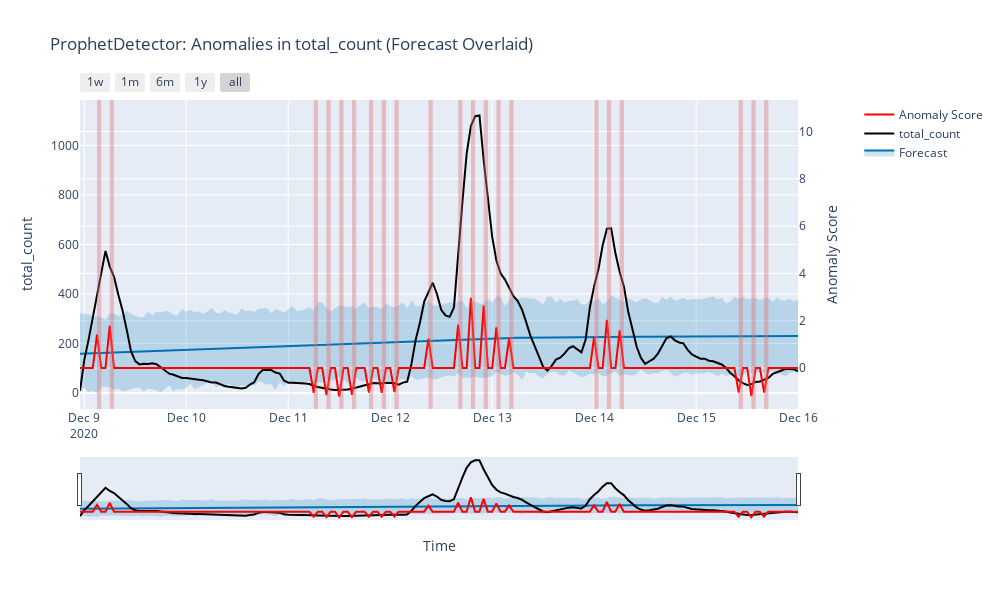

Here is the notebook cell this chart was saved with:
### Code cell
from merlion.transform.moving_average import MovingAverage
from merlion.post_process.threshold import AggregateAlarms

prophet_config = ProphetDetectorConfig(
    threshold=AggregateAlarms(alm_threshold=1),
    transform=MovingAverage(n_steps=6),
    yearly_seasonality=False,
    weekly_seasonality=False,
    daily_seasonality=False,
    add_seasonality=False,
    uncertainty_samples=1000
)

anomaly_scores = detect_anomalies(
    df_timeseries, 
    "total_count",
    model=ProphetDetector(prophet_config)
)

### Figure 1 — Plotly figure (JSON) as saved in the notebook; plotly's stock layout.template omitted (floating-point values rounded to 4 significant figures; data arrays with more than 128 entries replaced by an {"elided": "..."} marker saying what was removed)
{"data": [{"hoverinfo": "skip", "line": {"width": 0}, "mode": "lines", "showlegend": false, "type": "scatter", "x": {"elided": "170 str values"}, "y": {"elided": "170 float values"}}, {"fill": "tonexty", "fillcolor": "rgba(0, 114, 178, 0.2)", "line": {"color": "#0072B2", "width": 2}, "mode": "lines", "name": "Forecast", "type": "scatter", "x": {"elided": "170 str values"}, "y": {"elided": "170 float values"}}, {"fill": "tonexty", "fillcolor": "rgba(0, 114, 178, 0.2)", "hoverinfo": "skip", "line": {"width": 0}, "mode": "lines", "showlegend": false, "type": "scatter", "x": {"elided": "170 str values"}, "y": {"elided": "170 float values"}}, {"line": {"color": "black", "width": 2}, "mode": "lines", "name": "total_count", "type": "scatter", "x": {"elided": "170 str values"}, "y": {"elided": "170 float values"}}, {"line": {"color": "red", "width": 2}, "mode": "lines", "name": "Anomaly Score", "type": "scatter", "x": {"elided": "170 str values"}, "xaxis": "x", "y": {"elided": "170 float values"}, "yaxis": "y2"}], "layout": {"height": 600, "shapes": [{"fillcolor": "#e07070", "line": {"width": 0}, "opacity": 0.4, "type": "rect", "x0": "2020-12-09T03:00:00", "x1": "2020-12-09T04:00:00", "xref": "x", "y0": 0, "y1": 1, "yref": "y domain"}, {"fillcolor": "#e07070", "line": {"width": 0}, "opacity": 0.4, "type": "rect", "x0": "2020-12-09T06:00:00", "x1": "2020-12-09T07:00:00", "xref": "x", "y0": 0, "y1": 1, "yref": "y domain"}, {"fillcolor": "#e07070", "line": {"width": 0}, "opacity": 0.4, "type": "rect", "x0": "2020-12-11T06:00:00", "x1": "2020-12-11T07:00:00", "xref": "x", "y0": 0, "y1": 1, "yref": "y domain"}, {"fillcolor": "#e07070", "line": {"width": 0}, "opacity": 0.4, "type": "rect", "x0": "2020-12-11T09:00:00", "x1": "2020-12-11T10:00:00", "xref": "x", "y0": 0, "y1": 1, "yref": "y domain"}, {"fillcolor": "#e07070", "line": {"width": 0}, "opacity": 0.4, "type": "rect", "x0": "2020-12-11T12:00:00", "x1": "2020-12-11T13:00:00", "xref": "x", "y0": 0, "y1": 1, "yref": "y domain"}, {"fillcolor": "#e07070", "line": {"width": 0}, "opacity": 0.4, "type": "rect", "x0": "2020-12-11T15:00:00", "x1": "2020-12-11T16:00:00", "xref": "x", "y0": 0, "y1": 1, "yref": "y domain"}, {"fillcolor": "#e07070", "line": {"width": 0}, "opacity": 0.4, "type": "rect", "x0": "2020-12-11T19:00:00", "x1": "2020-12-11T20:00:00", "xref": "x", "y0": 0, "y1": 1, "yref": "y domain"}, {"fillcolor": "#e07070", "line": {"width": 0}, "opacity": 0.4, "type": "rect", "x0": "2020-12-11T22:00:00", "x1": "2020-12-11T23:00:00", "xref": "x", "y0": 0, "y1": 1, "yref": "y domain"}, {"fillcolor": "#e07070", "line": {"width": 0}, "opacity": 0.4, "type": "rect", "x0": "2020-12-12T01:00:00", "x1": "2020-12-12T02:00:00", "xref": "x", "y0": 0, "y1": 1, "yref": "y domain"}, {"fillcolor": "#e07070", "line": {"width": 0}, "opacity": 0.4, "type": "rect", "x0": "2020-12-12T09:00:00", "x1": "2020-12-12T10:00:00", "xref": "x", "y0": 0, "y1": 1, "yref": "y domain"}, {"fillcolor": "#e07070", "line": {"width": 0}, "opacity": 0.4, "type": "rect", "x0": "2020-12-12T16:00:00", "x1": "2020-12-12T17:00:00", "xref": "x", "y0": 0, "y1": 1, "yref": "y domain"}, {"fillcolor": "#e07070", "line": {"width": 0}, "opacity": 0.4, "type": "rect", "x0": "2020-12-12T19:00:00", "x1": "2020-12-12T20:00:00", "xref": "x", "y0": 0, "y1": 1, "yref": "y domain"}, {"fillcolor": "#e07070", "line": {"width": 0}, "opacity": 0.4, "type": "rect", "x0": "2020-12-12T22:00:00", "x1": "2020-12-12T23:00:00", "xref": "x", "y0": 0, "y1": 1, "yref": "y domain"}, {"fillcolor": "#e07070", "line": {"width": 0}, "opacity": 0.4, "type": "rect", "x0": "2020-12-13T01:00:00", "x1": "2020-12-13T02:00:00", "xref": "x", "y0": 0, "y1": 1, "yref": "y domain"}, {"fillcolor": "#e07070", "line": {"width": 0}, "opacity": 0.4, "type": "rect", "x0": "2020-12-13T04:00:00", "x1": "2020-12-13T05:00:00", "xref": "x", "y0": 0, "y1": 1, "yref": "y domain"}, {"fillcolor": "#e07070", "line": {"width": 0}, "opacity": 0.4, "type": "rect", "x0": "2020-12-14T00:00:00", "x1": "2020-12-14T01:00:00", "xref": "x", "y0": 0, "y1": 1, "yref": "y domain"}, {"fillcolor": "#e07070", "line": {"width": 0}, "opacity": 0.4, "type": "rect", "x0": "2020-12-14T03:00:00", "x1": "2020-12-14T04:00:00", "xref": "x", "y0": 0, "y1": 1, "yref": "y domain"}, {"fillcolor": "#e07070", "line": {"width": 0}, "opacity": 0.4, "type": "rect", "x0": "2020-12-14T06:00:00", "x1": "2020-12-14T07:00:00", "xref": "x", "y0": 0, "y1": 1, "yref": "y domain"}, {"fillcolor": "#e07070", "line": {"width": 0}, "opacity": 0.4, "type": "rect", "x0": "2020-12-15T10:00:00", "x1": "2020-12-15T11:00:00", "xref": "x", "y0": 0, "y1": 1, "yref": "y domain"}, {"fillcolor": "#e07070", "line": {"width": 0}, "opacity": 0.4, "type": "rect", "x0": "2020-12-15T13:00:00", "x1": "2020-12-15T14:00:00", "xref": "x", "y0": 0, "y1": 1, "yref": "y domain"}, {"fillcolor": "#e07070", "line": {"width": 0}, "opacity": 0.4, "type": "rect", "x0": "2020-12-15T16:00:00", "x1": "2020-12-15T17:00:00", "xref": "x", "y0": 0, "y1": 1, "yref": "y domain"}], "showlegend": true, "title": {"text": "ProphetDetector: Anomalies in total_count (Forecast Overlaid)"}, "width": 1000, "xaxis": {"anchor": "y", "domain": [0, 0.94], "rangeselector": {"buttons": [{"count": 7, "label": "1w", "step": "day", "stepmode": "backward"}, {"count": 1, "label": "1m", "step": "month", "stepmode": "backward"}, {"count": 6, "label": "6m", "step": "month", "stepmode": "backward"}, {"count": 1, "label": "1y", "step": "year", "stepmode": "backward"}, {"step": "all"}]}, "rangeslider": {"visible": true}, "title": {"text": "Time"}, "type": "date"}, "yaxis": {"anchor": "x", "domain": [0, 1], "title": {"text": "total_count"}}, "yaxis2": {"anchor": "x", "overlaying": "y", "range": [-1.734, 11.34], "side": "right", "title": {"text": "Anomaly Score"}}}}
